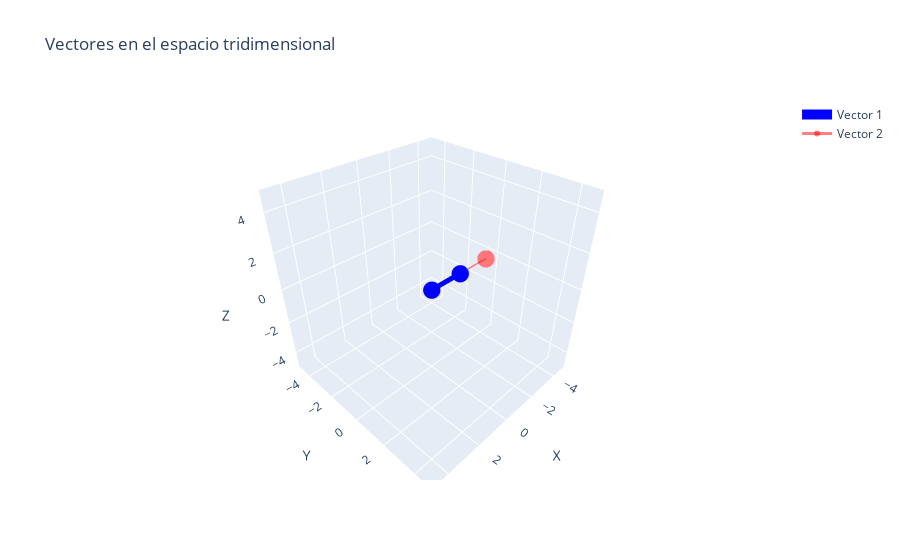

The code cell stored with this chart in its notebook:
### Code cell
X = np.diag((2, 3, 0.5))

autovalores, autovectores = encontrar_autovalores_autovectores(X)
k=0
print('autovalor', autovalores[k])
v_np = autovectores.T[k]
print('autovector unitario', v_np)
print('--------------')
v = -2*autovectores.T[k]
print('autovector', v)

Xv = X.dot(v)
print('vector transformado', Xv)

plot_3d_vectors(v, Xv)

### Figure 1 — Plotly figure (JSON) as saved in the notebook; plotly's stock layout.template omitted (floating-point values rounded to 4 significant figures)
{"data": [{"line": {"color": "blue", "width": 10}, "marker": {"size": 6}, "mode": "lines+markers", "name": "Vector 1", "type": "scatter3d", "x": [0, -2], "y": [0, 0], "z": [0, 0]}, {"line": {"color": "rgba(255, 0, 0, 0.5)", "width": 3}, "marker": {"size": 6}, "mode": "lines+markers", "name": "Vector 2", "type": "scatter3d", "x": [0, -4], "y": [0, 0], "z": [0, 0]}], "layout": {"scene": {"aspectmode": "cube", "xaxis": {"range": [-5, 5], "title": {"text": "X"}}, "yaxis": {"range": [-5, 5], "title": {"text": "Y"}}, "zaxis": {"range": [-5, 5], "title": {"text": "Z"}}}, "title": {"text": "Vectores en el espacio tridimensional"}}}
